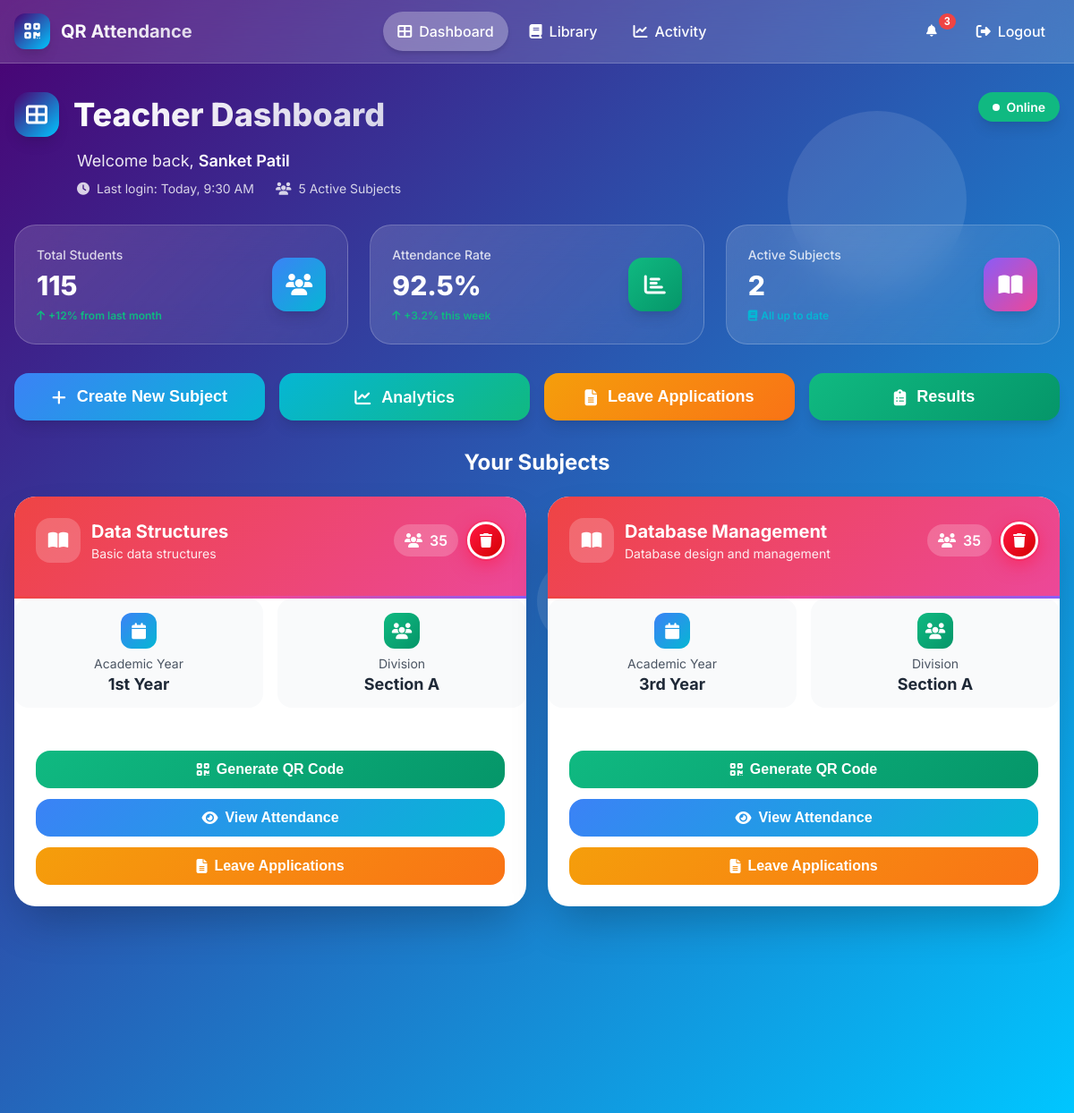
Screenshot of /teacher_dashboard (signed in) with the database file from the repository.
### tables this page shows
CREATE TABLE teachers (
            id INTEGER PRIMARY KEY AUTOINCREMENT,
            teacher_id TEXT UNIQUE NOT NULL,
            name TEXT NOT NULL,
            subject TEXT,
            user_id INTEGER,
            FOREIGN KEY (user_id) REFERENCES users (id)
        );

CREATE TABLE subjects (
            id INTEGER PRIMARY KEY AUTOINCREMENT,
            name TEXT NOT NULL,
            code TEXT,
            academic_year TEXT NOT NULL,
            division TEXT NOT NULL,
            credits INTEGER DEFAULT 3,
            description TEXT,
            semester TEXT,
            department TEXT,
            teacher_id INTEGER NOT NULL,
            created_at TIMESTAMP DEFAULT CURRENT_TIMESTAMP,
            FOREIGN KEY (teacher_id) REFERENCES users (id)
        );

### app.py (the view)
@app.route('/teacher_dashboard')
@login_required
def teacher_dashboard():
    if session.get('role') != 'teacher':
        flash('Access denied. Teacher login required.')
        return redirect(url_for('login'))
    conn = get_db_connection()
    teacher = conn.execute('SELECT name FROM teachers WHERE user_id = ?', (session['user_id'],)).fetchone()
    subjects = conn.execute('''
        SELECT * FROM subjects WHERE teacher_id = ? ORDER BY created_at DESC
    ''', (session['user_id'],)).fetchall()
    conn.close()
    if not teacher:
        flash('Teacher profile not found.')
        return redirect(url_for('login'))
    return render_template('teacher_dashboard.html', teacher_name=teacher['name'], subjects=subjects)

### app.py (called while the page is built)
def get_db_connection():
    conn = sqlite3.connect('attendance.db')
    conn.row_factory = sqlite3.Row
    return conn

def login_required(f):
    from functools import wraps
    @wraps(f)
    def decorated_function(*args, **kwargs):
        if 'user_id' not in session:
            return redirect(url_for('login'))
        return f(*args, **kwargs)
    return decorated_function

### templates/teacher_dashboard.html (shortened to what this page needs)
<!DOCTYPE html>
<html lang="en">
<head>
    <link href="https://cdnjs.cloudflare.com/ajax/libs/font-awesome/6.4.0/css/all.min.css" rel="stylesheet">
</head>
<body>
    <div class="background">
        <div class="bg-gradient"></div>
        <div class="floating-shapes">
            <div class="shape shape-1"></div>
        </div>
    </div>
    <header class="header">
        <div class="container">
            <div class="header-content">
                <div class="logo">
                    <div class="logo-icon">
                        <i class="fas fa-qrcode"></i>
                    </div>
                    <span class="logo-text">QR Attendance</span>
                </div>
                <nav class="nav">
                    <a href="/teacher_dashboard" class="nav-link active">
                        <i class="fas fa-th-large"></i>
                        <span>Dashboard</span>
                    </a>
                    <a href="/library" class="nav-link">
                        <i class="fas fa-book"></i>
                        <span>Library</span>
                    </a>
                    <a href="/activity" class="nav-link">
                        <i class="fas fa-chart-line"></i>
                        <span>Activity</span>
                    </a>
                </nav>
                <div class="header-actions">
                    <button class="notification-btn">
                        <i class="fas fa-bell"></i>
                        <span class="notification-badge">3</span>
                    </button>
                    <a href="/logout" class="logout-btn">
                        <i class="fas fa-sign-out-alt"></i>
                        <span>Logout</span>
                    </a>
                </div>
            </div>
        </div>
    </header>
    <main class="main">
        <div class="container">
            <div class="dashboard-header">
                <div class="header-left">
                    <div class="dashboard-title">
                        <div class="title-icon">
                            <i class="fas fa-th-large"></i>
                        </div>
                        <h1>Teacher Dashboard</h1>
                    </div>
                    <div class="welcome-section">
                        <p class="welcome-text">
                            Welcome back, <span class="teacher-name">{{ teacher_name or 'Sanket Patil' }}</span>
                        </p>
                        <div class="teacher-stats">
                            <div class="stat-item">
                                <i class="fas fa-clock"></i>
                                <span>Last login: Today, 9:30 AM</span>
                            </div>
                            <div class="stat-item">
                                <i class="fas fa-users"></i>
                                <span>5 Active Subjects</span>
                            </div>
                        </div>
                    </div>
                </div>
                <div class="header-right">
                    <div class="status-indicator">
                        <div class="status-dot"></div>
                        <span>Online</span>
                    </div>
                </div>
            </div>
            <div class="stats-grid">
                <div class="stat-card fade-in">
                    <div class="stat-content">
                        <div class="stat-info">
                            <h3>Total Students</h3>
                            <div class="stat-value">115</div>
                            <div class="stat-trend positive">
                                <i class="fas fa-arrow-up"></i>
                                <span>+12% from last month</span>
                            </div>
                        </div>
                        <div class="stat-icon students">
                            <i class="fas fa-users"></i>
                        </div>
                    </div>
                </div>
                <div class="stat-card fade-in">
                    <div class="stat-content">
                        <div class="stat-info">
                            <h3>Attendance Rate</h3>
                            <div class="stat-value">92.5%</div>
                            <div class="stat-trend positive">
                                <i class="fas fa-arrow-up"></i>
                                <span>+3.2% this week</span>
                            </div>
                        </div>
                        <div class="stat-icon attendance">
                            <i class="fas fa-chart-bar"></i>
                        </div>
                    </div>
                </div>
                <div class="stat-card fade-in">
                    <div class="stat-content">
                        <div class="stat-info">
                            <h3>Active Subjects</h3>
                            <div class="stat-value" id="activeSubjectsCount">{{ subjects|length }}</div>
                            <div class="stat-trend neutral">
                                <i class="fas fa-book"></i>
                                <span>All up to date</span>
                            </div>
                        </div>
                        <div class="stat-icon subjects">
                            <i class="fas fa-book-open"></i>
                        </div>
                    </div>
                </div>
            </div>
            <div class="action-buttons">
                <button class="action-btn create-subject" onclick="openCreateSubjectModal()">
                    <i class="fas fa-plus"></i>
                    <span>Create New Subject</span>
                </button>
                <a href="/analytics" class="action-btn analytics">
                    <i class="fas fa-chart-line"></i>
                    <span>Analytics</span>
                </a>
                <button class="action-btn leave-applications" onclick="openLeaveApplicationsModal()">
                    <i class="fas fa-file-alt"></i>
                    <span>Leave Applications</span>
                </button>
                <button class="action-btn results" onclick="openResultsModal()">
                    <i class="fas fa-clipboard-list"></i>
                    <span>Results</span>
                </button>
            </div>
            <div class="subjects-section">
                <h2 class="section-title">Your Subjects</h2>
                <div class="subjects-grid">
                    {% if subjects %}
                        {% for subject in subjects %}
                        <div class="subject-card fade-in">
                            <div class="subject-header">
                                <div class="subject-info">
                                    <div class="subject-title">
                                        <div class="subject-icon">
                                            <i class="fas fa-book-open"></i>
                                        </div>
                                        <div class="subject-details">
                                            <h3>{{ subject.name }}</h3>
                                            <p>{{ subject.description or 'No description' }}</p>
                                        </div>
                                    </div>
                                    <div style="display: flex; align-items: center; gap: 10px;">
                                        <div class="student-count">
                                            <i class="fas fa-users"></i>
                                            <span>35</span>
                                        </div>
                                        <button class="delete-icon" onclick="deleteSubject({{ subject.id }}, '{{ subject.name }}')" title="Delete Subject">
                                            <i class="fas fa-trash"></i>
                                        </button>
                                    </div>
                                </div>
                            </div>
                            <div class="subject-meta">
                                <div class="meta-item">
                                    <div class="meta-icon academic">
                                        <i class="fas fa-calendar"></i>
                                    </div>
                                    <div class="meta-label">Academic Year</div>
                                    <div class="meta-value">{{ subject.academic_year }}</div>
                                </div>
                                <div class="meta-item">
                                    <div class="meta-icon division">
                                        <i class="fas fa-users"></i>
                                    </div>
                                    <div class="meta-label">Division</div>
                                    <div class="meta-value">{{ subject.division }}</div>
                                </div>
                            </div>
                            <div class="subject-actions">
                                <button class="subject-btn qr" onclick="openQRModal('{{ subject.name }}', {{ subject.id }})">
                                    <i class="fas fa-qrcode"></i>
                                    Generate QR Code
                                </button>
                                <button class="subject-btn attendance" onclick="openAttendanceModal({{ subject.id }}, '{{ subject.name }}')">
                                    <i class="fas fa-eye"></i>
                                    View Attendance
                                </button>
                                <button class="subject-btn leave" onclick="openSubjectLeaveModal({{ subject.id }}, '{{ subject.name }}')">
                                    <i class="fas fa-file-alt"></i>
                                    Leave Applications
                                </button>
                            </div>
                        </div>
                        {% endfor %}
                    {% endif %}
                </div>
            </div>
        </div>
    </main>
</body>
</html>

### rows the page displays
teachers: name "Sanket Patil"
subjects: name "Data Structures", description "Basic data structures", academic_year "1st Year", division "Section A"
subjects: name "Database Management", description "Database design and management", academic_year "3rd Year", division "Section A"

### other values shown
{{ subjects|length }} "2"
